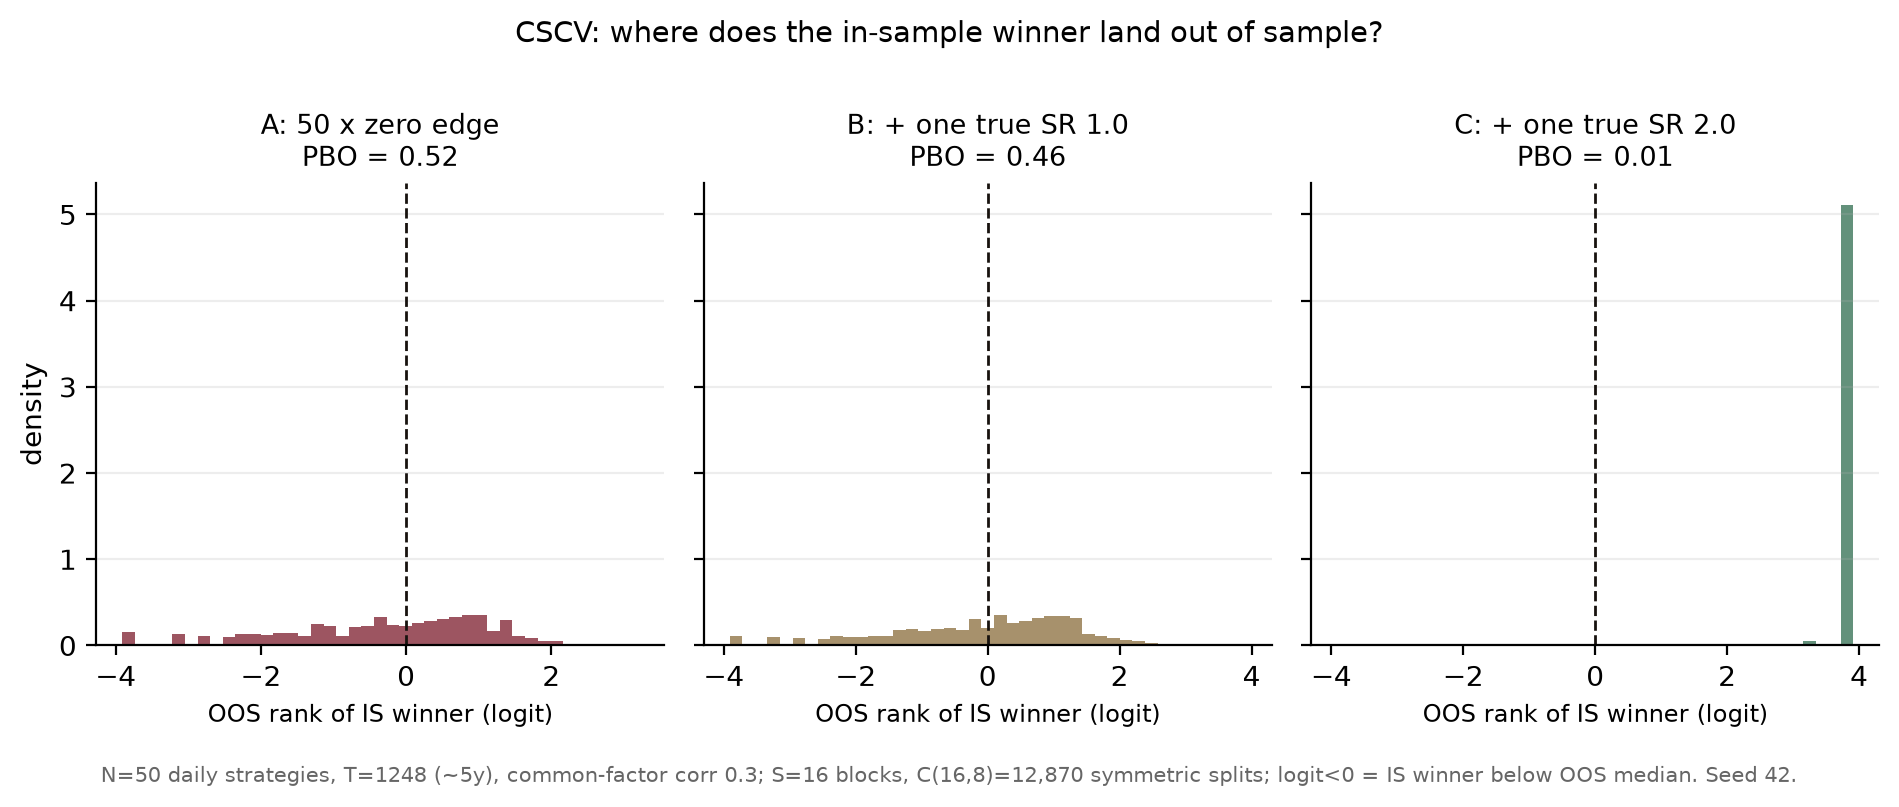

Recreate this plot in Python.
"""
Figure 3 (C3) - Probability of Backtest Overfitting via CSCV.

Combinatorially symmetric cross-validation (Bailey, Borwein, Lopez de Prado &
Zhu 2017) on seeded strategy batteries of N=50 daily return series
(T=1248, mildly correlated through a common factor):

  A) all 50 strategies have zero true edge (pure noise battery);
  B) the same battery, but strategy 0 gets a true annualized Sharpe of 1.0
     (an edge that is REAL but drowns among 49 noise competitors);
  C) the same battery, strategy 0 with a true annualized Sharpe of 2.0
     (an edge strong enough for the selection process to find it).

The sample is cut into S=16 equal blocks; for each of the C(16,8)=12,870
half/half splits the in-sample-best strategy is found and its OUT-of-sample
relative rank among all 50 is recorded as a logit. PBO = share of splits in
which the in-sample winner ends at or below the out-of-sample median.

Reproducible:
    python fig_pbo_cscv.py             # needs numpy, matplotlib; seed 42

Free data only: pure simulation (no market data required).
"""
import os
import math
import itertools
import numpy as np
import matplotlib
matplotlib.use("Agg")
import matplotlib.pyplot as plt

SEED = 42
T, N, S = 1248, 50, 16            # 16 blocks x 78 days
RHO = 0.3                          # common-factor correlation between strategies

rng = np.random.default_rng(SEED)
f = rng.normal(size=T)
e = rng.normal(size=(T, N))
noise = 0.01 * (math.sqrt(RHO) * f[:, None] + math.sqrt(1 - RHO) * e)


def with_edge(sr_ann):
    edge = np.zeros((T, N))
    edge[:, 0] = 0.01 * sr_ann / math.sqrt(252.0)    # daily mean for given ann SR
    return noise + edge


BATTERIES = {"A: 50 x zero edge": noise,
             "B: + one true SR 1.0": with_edge(1.0),
             "C: + one true SR 2.0": with_edge(2.0)}


def pbo_cscv(returns, s_blocks):
    """PBO via CSCV. Returns (pbo, logits, sel_counts, oos_sr_of_selected)."""
    t, n = returns.shape
    b = t // s_blocks
    r = returns[:b * s_blocks].reshape(s_blocks, b, n)
    bs, bq = r.sum(axis=1), (r ** 2).sum(axis=1)      # per-block sum / sum of squares
    half = s_blocks // 2
    n_half = half * b
    tot_s, tot_q = bs.sum(axis=0), bq.sum(axis=0)
    logits, sel, oos_sr_sel = [], np.zeros(n, dtype=int), []
    for combo in itertools.combinations(range(s_blocks), half):
        idx = list(combo)
        s1, q1 = bs[idx].sum(axis=0), bq[idx].sum(axis=0)
        s2, q2 = tot_s - s1, tot_q - q1
        m1, m2 = s1 / n_half, s2 / n_half
        v1 = (q1 - n_half * m1 ** 2) / (n_half - 1)
        v2 = (q2 - n_half * m2 ** 2) / (n_half - 1)
        sr1, sr2 = m1 / np.sqrt(v1), m2 / np.sqrt(v2)
        j = int(np.argmax(sr1))
        sel[j] += 1
        oos_sr_sel.append(sr2[j])
        rank = int((sr2 < sr2[j]).sum()) + 1          # 1 = worst OOS
        w = rank / (n + 1.0)
        logits.append(math.log(w / (1.0 - w)))
    logits = np.array(logits)
    return float((logits <= 0).mean()), logits, sel, np.array(oos_sr_sel)


fig, axes = plt.subplots(1, 3, figsize=(9.6, 3.7), sharey=True)
results = {}
for ax, (name, r), col in zip(axes, BATTERIES.items(),
                              ("#7c1c2c", "#8a6d3b", "#2f6d4f")):
    pbo, logits, sel, oos_sr = pbo_cscv(r, S)
    results[name] = (pbo, sel, oos_sr)
    ax.hist(logits, bins=41, color=col, alpha=0.75, edgecolor="none", density=True)
    ax.axvline(0, color="#17120e", lw=1.0, ls="--")
    ax.set_title(f"{name}\nPBO = {pbo:.2f}", fontsize=9.6)
    ax.set_xlabel("OOS rank of IS winner (logit)", fontsize=8.6)
    ax.grid(True, axis="y", alpha=0.22)
    for s_ in ("top", "right"):
        ax.spines[s_].set_visible(False)
axes[0].set_ylabel("density")
fig.suptitle("CSCV: where does the in-sample winner land out of sample?",
             fontsize=10.6, y=1.00)
fig.text(0.5, -0.03,
         f"N={N} daily strategies, T={T} (~5y), common-factor corr {RHO}; S={S} blocks, "
         f"C(16,8)=12,870 symmetric splits; logit<0 = IS winner below OOS median. Seed {SEED}.",
         ha="center", fontsize=7.6, color="#666666")
plt.tight_layout()

OUT = os.path.join(os.path.dirname(os.path.abspath(__file__)), "fig_pbo_cscv.png")
fig.savefig(OUT, dpi=200, bbox_inches="tight")
print("wrote", OUT)
for name, (pbo, sel, oos_sr) in results.items():
    top = int(np.argmax(sel))
    print(f"{name}:  PBO={pbo:.3f}  most-selected strategy #{top} "
          f"({sel[top] / sel.sum():.1%} of splits)  "
          f"injected #0 selected in {sel[0] / sel.sum():.1%} of splits  "
          f"mean OOS ann SR of IS winner={oos_sr.mean() * math.sqrt(252):.2f}")
